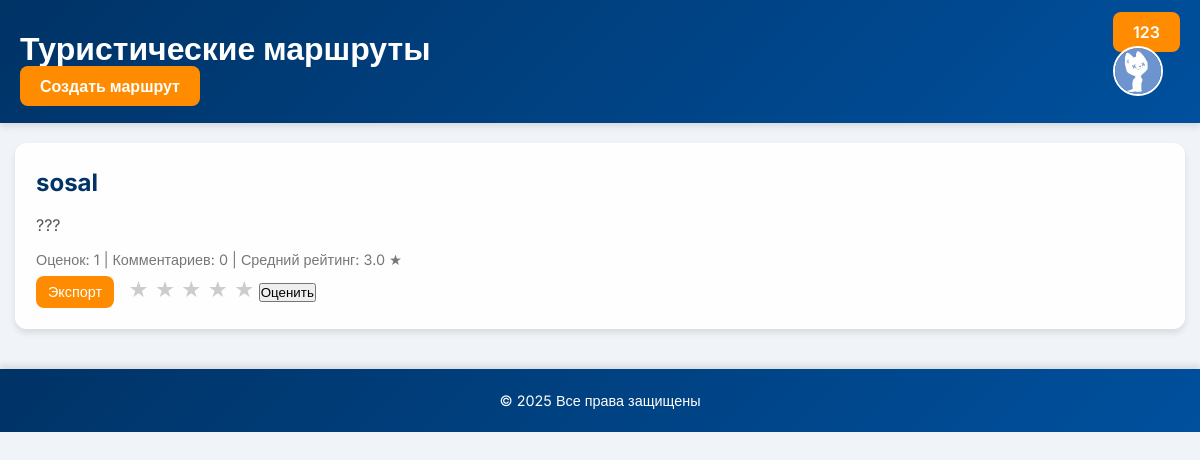
/ (signed in), run on an earlier commit of the app's database.
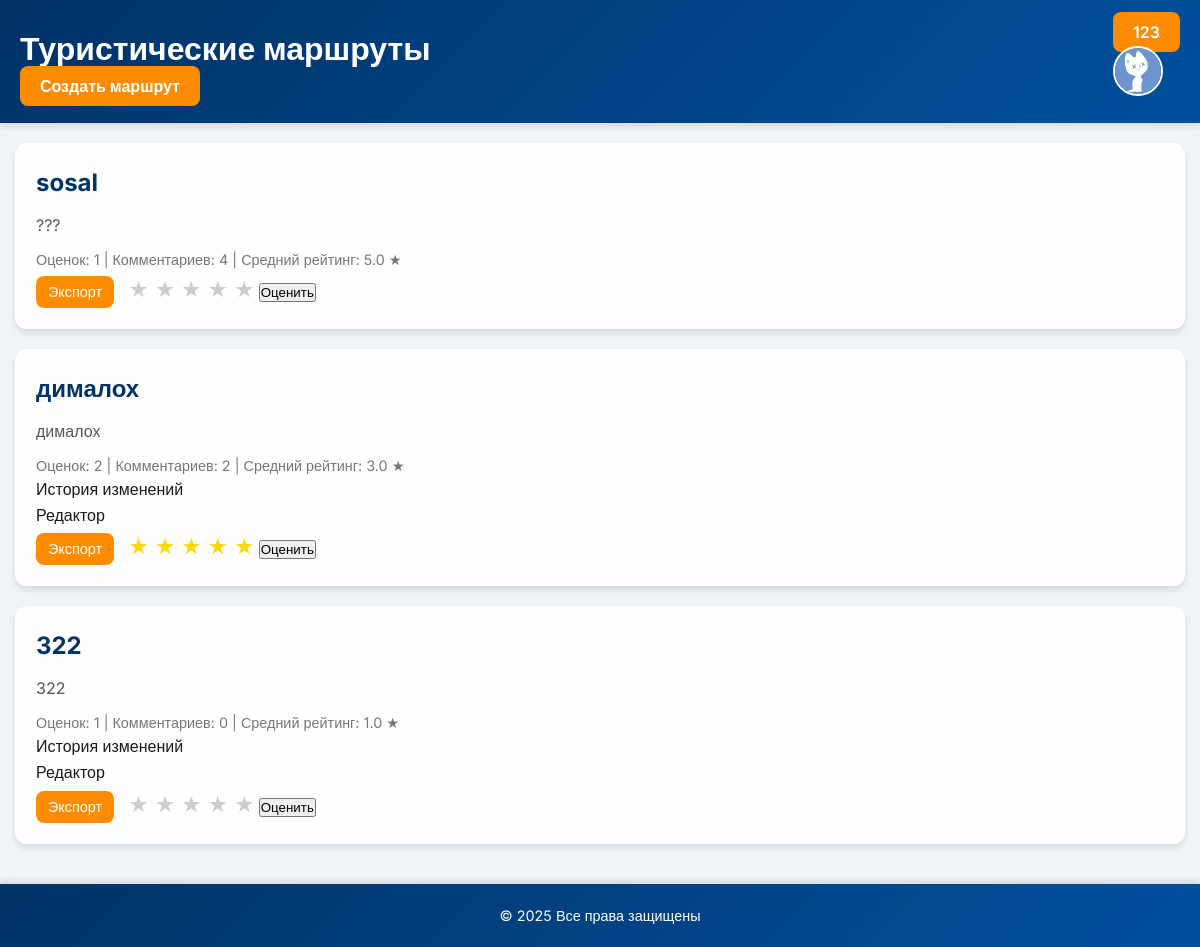
And on a later commit of the database.
### app.py (models this page shows)
class Route(db.Model):
    __tablename__ = 'route'
    id = db.Column(db.Integer, primary_key=True)
    title = db.Column(db.String(100), nullable=False)
    description = db.Column(db.Text)
    is_private = db.Column(db.Boolean, default=False)
    moderated = db.Column(db.Boolean, default=False)
    user_id = db.Column(db.Integer, db.ForeignKey('user.id'))
    photos = db.relationship('Photo', backref='route', lazy=True)
    comments = db.relationship('Comment', backref='route', lazy=True)
    changes = db.relationship('ChangeHistory', backref='route', lazy=True)
    landmarks = db.relationship('Landmark', backref='route', lazy=True)
    points = db.Column(db.Text, nullable=True)
    allMarkers = db.Column(db.Text, nullable=True)
    ratings = db.relationship('Rating', backref='route', lazy='dynamic')
    @property
    def ratings_count(self):
        return self.ratings.count()
    @property
    def average_rating(self):
        ratings_list = self.ratings.all()
        if ratings_list:
            return round(sum(r.rating for r in ratings_list) / len(ratings_list), 1)
        return 0

class Rating(db.Model):
    id = db.Column(db.Integer, primary_key=True)
    user_id = db.Column(db.Integer, db.ForeignKey('user.id'))
    route_id = db.Column(db.Integer, db.ForeignKey('route.id'))
    rating = db.Column(db.Integer)

### app.py (the view)
@app.route('/')
def index():
    if current_user.is_authenticated:
        routes = Route.query.filter((Route.is_private == False) | (Route.user_id == current_user.id)).all()
        user_ratings = {rating.route_id: rating.rating for rating in Rating.query.filter_by(user_id=current_user.id).all()}
    else:
        routes = Route.query.filter_by(is_private=False).all()
        user_ratings = {}
    return render_template('index.html', routes=routes, user_ratings=user_ratings)

### app.py (called while the page is built)
@login_manager.user_loader
def load_user(user_id):
    return User.query.get(int(user_id))

### templates/index.html (shortened to what this page needs)
<!DOCTYPE html>
<html lang="ru">
<head>
  <link rel="stylesheet" href="{{ url_for('static', filename='css/styles.css') }}">
</head>
<body>
  <header>
    <div class="header-container">
      <div class="site-title">
        <h1>Туристические маршруты</h1>
        {% if current_user.is_authenticated %}
        <a class="create-route-btn" href="{{ url_for('create_route') }}">Создать маршрут</a>
        {% endif %}
      </div>
      <div class="user-actions">
        {% if current_user.is_authenticated %}
        <div class="user-info">
          <div class="user-details">
            <a class="profile-link" href="{{ url_for('user_profile', user_id=current_user.id) }}">{{ current_user.username }}</a>
          </div>
          <div class="avatar">
            {% if current_user.avatar_url %}
              <img src="{{ current_user.avatar_url }}" alt="Аватар">
            {% else %}
              <img src="{{ url_for('static', filename='images/default-avatar.png') }}" alt="Аватар">
            {% endif %}
          </div>
        </div>
        {% else %}
        <a class="login-btn" href="{{ url_for('login') }}">Войти</a>
        {% endif %}
      </div>
    </div>
  </header>
  <main>
    {% if routes %}
      {% for route in routes %}
      <div class="route-card">
        <a href="{{ url_for('view_route', route_id=route.id) }}">
          <h2>{{ route.title }}</h2>
          <p>{{ route.description }}</p>
        </a>
        <div class="meta-info">
          <span>Оценок: {{ route.ratings_count }}</span> |
          <span>Комментариев: {{ route.comments|length }}</span> |
          <span>Средний рейтинг: {{ route.average_rating }} ★</span>
        </div>
        <div>
          {% if current_user.is_authenticated and route.user_id == current_user.id %}
            <a href="{{ url_for('route_history', route_id=route.id) }}">История изменений</a>
            <a href="{{ url_for('edit_route', route_id=route.id) }}">Редактор</a>
          {% endif %}
          <div class="export-menu">
            <button>Экспорт</button>
          </div>
          {% if current_user.is_authenticated %}
            <form action="{{ url_for('rate_route', route_id=route.id) }}" method="POST" style="display:inline;">
              <div class="star-rating">
                <label for="star5-{{ route.id }}">★</label>
                <label for="star4-{{ route.id }}">★</label>
                <label for="star3-{{ route.id }}">★</label>
                <label for="star2-{{ route.id }}">★</label>
                <label for="star1-{{ route.id }}">★</label>
              </div>
              <button type="submit">Оценить</button>
            </form>
          {% endif %}
        </div>
      </div>
      {% endfor %}
    {% else %}
      <p>Маршрутов пока нет.</p>
    {% endif %}
  </main>
  <footer>
    <p>&copy; {{ current_year if current_year is defined else 2025 }} Все права защищены</p>
  </footer>
</body>
</html>

What changed in the data, as far as the page shows it:
changed Route "sosal": comments|length "0" → "4"; average_rating "3.0" → "5.0"
added Route: title "дималох", description "дималох", ratings_count "2", comments|length "2", average_rating "3.0"
added Route: title "322", description "322", ratings_count "1", comments|length "0", average_rating "1.0"
